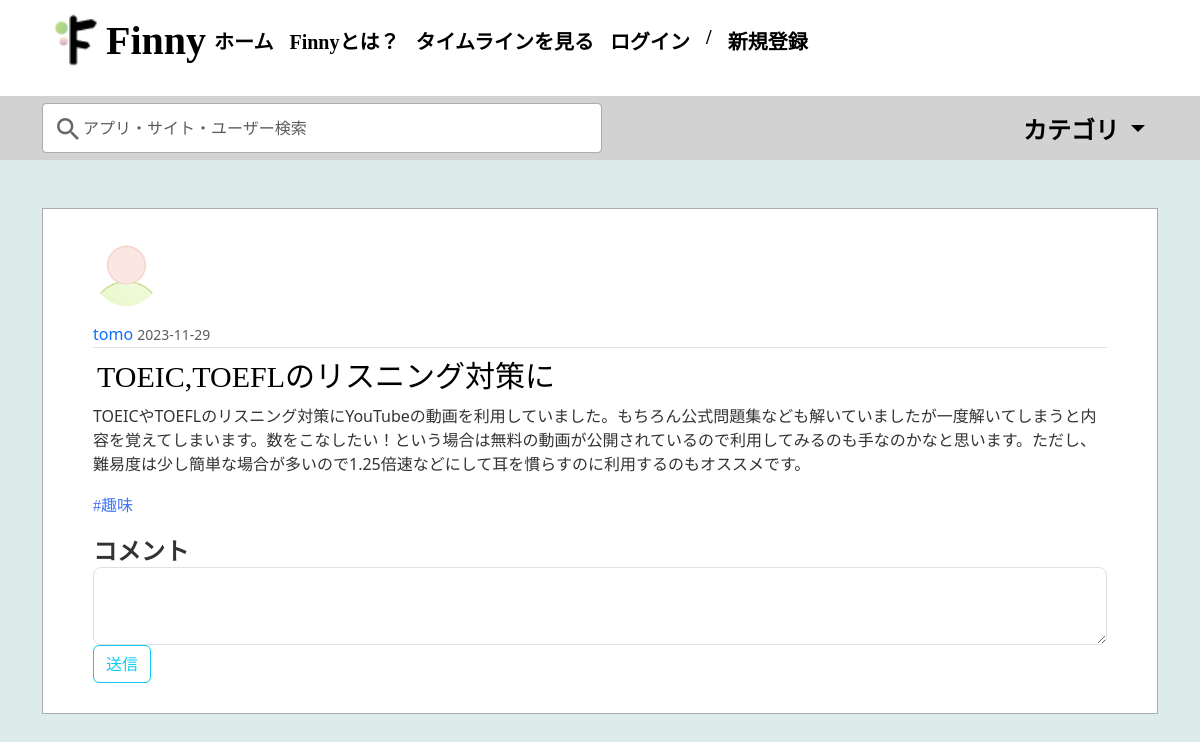
Screenshot of /review/21 with the database file from the repository.
### flaskblog/models.py (models this page shows, shortened)
class User(db.Model, UserMixin):
    id = db.Column(db.Integer, primary_key=True)
    username = db.Column(db.String(20), unique=False, nullable=False)
    email = db.Column(db.String(120), unique=True, nullable=False)
    password = db.Column(db.String(60), nullable=False)
    role = db.Column(db.Integer, db.ForeignKey('role.id'), nullable=False)
    birthdate = db.Column(db.Date)
    age = db.Column(db.Integer)
    gender = db.Column(db.String)
    image_file = db.Column(db.String(20), nullable=False, default='default.jpg')
    posts = db.relationship('Post', backref='author', lazy=True, cascade='all, delete')
    recommended_posts = db.relationship(
        'Post',
        secondary=recommended_posts,
        lazy=True,
        backref=db.backref('recommended_to', lazy=True)
    )
    reviews = db.relationship('Review', backref='reviewer', lazy=True)
    comments = db.relationship('Comment', backref='commenter', lazy=True)
    company = db.relationship('Company', backref='user', lazy=True)
    liked_posts = db.relationship('Post', secondary=likes, lazy=True, back_populates='liked_users', overlaps="author,posts")

class Review(db.Model):
    id = db.Column(db.Integer, primary_key=True)
    title = db.Column(db.String(100))
    date_reviewed = db.Column(db.DateTime, nullable=False, default=get_jst_now)
    content = db.Column(db.Text)
    rating = db.Column(db.Integer)
    image_file = db.Column(db.String(20), default='post_default.png')
    is_in_timeline = db.Column(db.Boolean)
    user_id = db.Column(db.Integer, db.ForeignKey('user.id'), nullable=False)
    post_id = db.Column(db.Integer, db.ForeignKey('post.id'))
    categories= db.relationship('Category', secondary=review_category, backref='reviews')

class Category(db.Model):
    id = db.Column(db.Integer, primary_key=True)
    name = db.Column(db.String(20))

### flaskblog/posts/routes.py (the view, shortened to what this page needs)
@posts.route("/review/<int:review_id>", methods=['GET','POST'])
def review(review_id):
    review = Review.query.get_or_404(review_id)
    comments = Comment.query.filter_by(review_id=review.id)
    form=CommentForm()
    return render_template('review.html',title=review.title, review=review, comments=comments,form=form)

### flaskblog/posts/forms.py
class CommentForm(FlaskForm):
    comment = TextAreaField('コメント', validators=[DataRequired()])
    submit = SubmitField('送信')

### flaskblog/main/forms.py
class SearchForm(FlaskForm):
    key_words = StringField('Key_words', validators=[DataRequired()])
    categories  = SelectMultipleField('Category')
    submit = SubmitField('Post')

### flaskblog/templates/review.html (shortened to what this page needs)
{% extends "layout.html" %}
{% block content %}
    <article class="media content-section d-flex flex-column">
        <img class="rounded-circle account-img" src="{{ url_for('static', filename='profile_pics/'+review.reviewer.image_file) }}">
        <div class="media-body">
            <div class="article-metadata">
                <a class="mr-2" href="{{ url_for('users.user_reviews', username=review.reviewer.username) }}">{{ review.reviewer.username }}</a>
                <small class="text-muted">{{ review.date_reviewed.strftime('%Y-%m-%d') }}</small>
            </div>
            <h2 class="d-flex flex-row">
                <a class="article-title mx-1">{{ review.title }}</a>
            </h2>
            <p class="article-content text-break">{{ review.content }}</p>
            <div class="d-flex">
                {% for category in review.categories %}
                    <p class="article-category">#{{ category.name }}</p>
                {% endfor %}
            </div>
            <div class="d-flex flex-column">
                <form method="POST" action="">
                    <fildset class="form-group">
                        <div class="form-group">
                            {{ form.comment.label(class="form-control-label") }}
                            {% if form.comment.errors %}
                                {{ form.comment(class="form-control form-control-lg is-invalid")}}
                                <div class="invalid-feedback">
                                    {% for error in form.comment.errors %}
                                        <span>{{ error }}</span>
                                    {% endfor %}
                                </div>
                            {% else %}
                                {{ form.comment(class="form-control form-control-lg") }}
                            {% endif %}
                        </div>
                        <div class="form-group">
                            {{ form.submit(class="btn btn-outline-info" )}}
                        </div>
                    </fildset>
                </form>
            </div>
        </div>
    </article>
{% endblock content %}

### flaskblog/static/main.css (style rules this page uses)
body { background: #DDEBEB; color: #333333; margin-top: 13em; }
h1, h2, h3, h4, h5, h6 { color: #000; font-family: Noto Sans JP; }
.content-section { background: #ffffff; padding: 30px 50px; border: 1px solid #ACACAC; margin-bottom: 20px; }
.article-title { color: #000; text-align: center; font-family: BIZ UDPGothic; font-size: 1.875rem; font-style: normal; font-weight: 400; line-height: normal; text-decoration: none; }
a:not([underline]) { text-decoration: none; }
.article-category { color: #4173F6; font-family: BIZ UDPGothic; font-size: 16px; font-style: normal; font-weight: 400; line-height: normal; }
.article-metadata { padding-bottom: 1px; margin-bottom: 4px; border-bottom: 1px solid #e3e3e3 }
.account-img { width: 4.1875rem; height: 4.1875rem; margin-right: 20px; margin-bottom: 16px; }
.form-control-label { color: rgba(0, 0, 0, 0.80); font-family: Noto Sans JP; font-size: 1.5rem; font-style: normal; font-weight: 600; line-height: normal; }

### rows the page displays
User: image_file (placeholder picture), reviewer.username "tomo"
Review: date_reviewed "2023-11-29", title "TOEIC,TOEFLのリスニング対策に", content "TOEICやTOEFLのリスニング対策にYouTubeの動画を利用していました。もちろん公式問題集なども解いていましたが一度解いてしまうと内容を覚えてしまいます。数をこなしたい！という場合は無料の動画が公開されているので利用してみるのも手なのかなと思います。ただし、難易度は少し簡単な場合が多いので1.25倍速などにして耳を慣らすのに利用するのもオススメです。"
Category: name "趣味"
